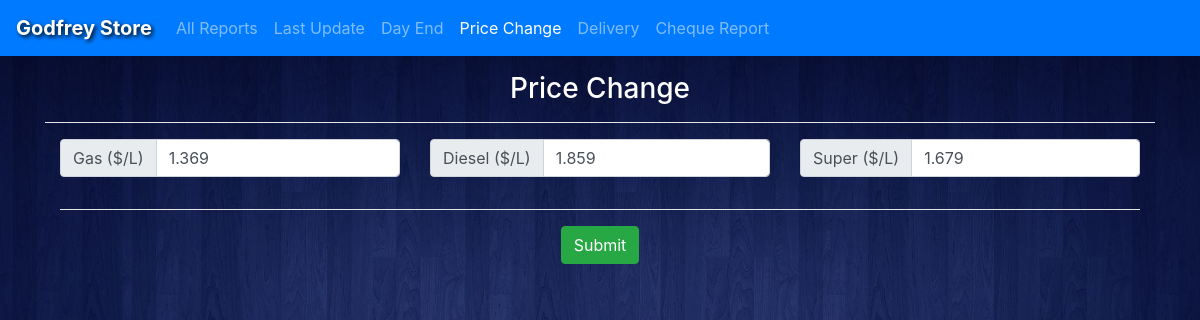
Page /screens/pricechange.php on the committed database.
### tables this page shows
CREATE TABLE `current_fuel_status` (
  `last_update` datetime NOT NULL DEFAULT current_timestamp() ON UPDATE current_timestamp(),
  `last_update_id` int(11) NOT NULL,
  `gas_L` decimal(8,3) NOT NULL,
  `diesel_L` decimal(8,3) NOT NULL,
  `super_L` decimal(8,3) NOT NULL,
  `gas_price` decimal(7,3) NOT NULL,
  `diesel_price` decimal(7,3) NOT NULL,
  `super_price` decimal(7,3) NOT NULL
);

### models/DBManager.class.php (called while the page is built, shortened)
<?php
class DBManager
{
    public function __construct()
    {
        try {
            $this->db = new PDO("mysql:host=" . self::HOST . ";dbname=" . self::DBNAME, self::USER, self::PASS);
        } catch (Exception $e) {
            die("Database Connection Error: " . $e->getMessage());
        }
    }
}

### models/querymanager.class.php (called while the page is built, shortened)
<?php
class querymanager extends DBManager
{
    public function getCurrentFuelStatus()
    {
        $query = $this->db->prepare("SELECT * FROM `current_fuel_status`");
        $query->execute();
        $results = $query->fetchAll(PDO::FETCH_ASSOC);
        return array($results[0]);
    }
}

### screens/pricechange.php (the view, shortened to what this page needs)
<?php
include("../head.inc.php");
$queryMgr = new querymanager();
$currentData = $queryMgr->getCurrentFuelStatus()[0];
?>
<!DOCTYPE html>
<html lang="en">
<head>
</head>
<nav class="navbar navbar-expand-lg navbar-dark bg-primary">
    <a class="navbar-brand font-weight-bold text-white" style="text-shadow: 2px 2px 4px #000000;" href="#">Godfrey Store</a>
    <div class="collapse navbar-collapse" id="navbarSupportedContent">
        <ul class="navbar-nav mr-auto">
            <li class="nav-item">
                <a class="nav-link" href="allreports">All Reports</a>
            </li>
            <li class="nav-item">
                <a class="nav-link" href="lastupdate">Last Update</a>
            </li>
            <li class="nav-item">
                <a class="nav-link" href="dayend">Day End</a>
            </li>
            <li class="nav-item active">
                <a class="nav-link" href="pricechange">Price Change<span class="sr-only">(current)</span></a>
            </li>
            <li class="nav-item">
                <a class="nav-link" href="delivery">Delivery</a>
            </li>
            <li class="nav-item">
                <a class="nav-link" href="chequereport">Cheque Report</a>
            </li>
        </ul>
    </div>
</nav>
<body>
    <div class="container mt-3">
        <h3 class="text-center">Price Change</h3>
        <hr>
        <div class="container">
            <form action="controllers/fuel_controller.php" method="post">
                <div class="row">
                    <div class="col-md-4 mb-3">
                        <div class="input-group">
                            <div class="input-group-prepend">
                                <span class="input-group-text" id="inputGroupPrepend3">Gas ($/L)</span>
                            </div>
                            <input type="number" name="gas_price" class="form-control" step="0.001" id="" placeholder="<?php echo $currentData["gas_price"] ?>" value="<?php echo $currentData["gas_price"] ?>" required>
                        </div>
                    </div>
                    <div class="col-md-4 mb-3">
                        <div class="input-group">
                            <div class="input-group-prepend">
                                <span class="input-group-text" id="inputGroupPrepend3">Diesel ($/L)</span>
                            </div>
                            <input type="number" name="diesel_price" class="form-control" id="" placeholder="<?php echo $currentData["diesel_price"] ?>" value="<?php echo $currentData["diesel_price"] ?>" step="0.001" required>
                        </div>
                    </div>
                    <div class="col-md-4 mb-3">
                        <div class="input-group">
                            <div class="input-group-prepend">
                                <span class="input-group-text" id="inputGroupPrepend3">Super ($/L)</span>
                            </div>
                            <input type="number" name="super_price" class="form-control" id="" placeholder="<?php echo $currentData["super_price"] ?>" value="<?php echo $currentData["super_price"] ?>" step="0.001" required>
                        </div>
                    </div>
                    <div class="col-12 text-center">
                        <hr>
                        <button class="btn btn-success" type="submit">Submit</button>
                    </div>
                </div>
            </form>
        </div>
    </div>
</body>
</html>

### style.css (style rules this page uses)
body { min-width: 100vw; min-height: 100vh; background-image: url("assets/bg.jpg"); background-repeat: no-repeat; background-position: center; background-size: cover; }
h1, h2, h3, h4, h5, h6, text, p, td { color: white !important; }
hr { background-color: white; }

### rows in the picture
current_fuel_status: gas_price "1.369", diesel_price "1.859", super_price "1.679"
